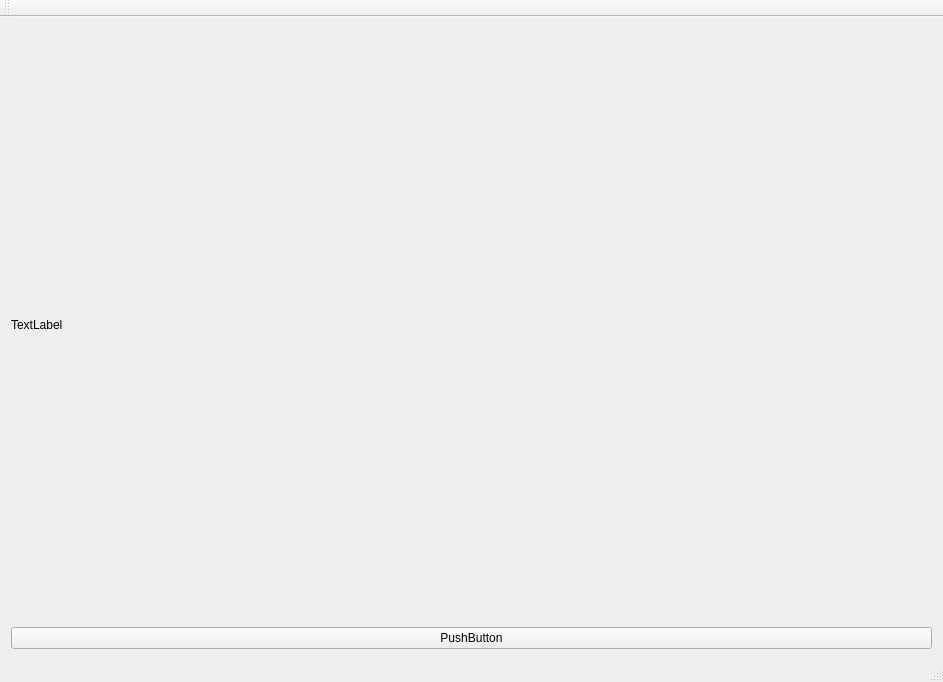
<?xml version="1.0" encoding="UTF-8"?>
<ui version="4.0">
 <class>MainWindowClass</class>
 <widget class="QMainWindow" name="MainWindowClass">
  <property name="geometry">
   <rect>
    <x>0</x>
    <y>0</y>
    <width>943</width>
    <height>682</height>
   </rect>
  </property>
  <property name="windowTitle">
   <string>MainWindow</string>
  </property>
  <widget class="QWidget" name="centralWidget">
   <layout class="QGridLayout" name="gridLayout">
    <item row="1" column="1">
     <widget class="QPushButton" name="pushButton">
      <property name="text">
       <string>PushButton</string>
      </property>
     </widget>
    </item>
    <item row="0" column="1">
     <widget class="QLabel" name="label">
      <property name="text">
       <string>TextLabel</string>
      </property>
     </widget>
    </item>
   </layout>
  </widget>
  <widget class="QMenuBar" name="menuBar">
   <property name="geometry">
    <rect>
     <x>0</x>
     <y>0</y>
     <width>943</width>
     <height>22</height>
    </rect>
   </property>
  </widget>
  <widget class="QToolBar" name="mainToolBar">
   <attribute name="toolBarArea">
    <enum>TopToolBarArea</enum>
   </attribute>
   <attribute name="toolBarBreak">
    <bool>false</bool>
   </attribute>
  </widget>
  <widget class="QStatusBar" name="statusBar"/>
 </widget>
 <layoutdefault spacing="6" margin="11"/>
 <resources>
  <include location="MainWindow.qrc"/>
 </resources>
 <connections/>
</ui>
